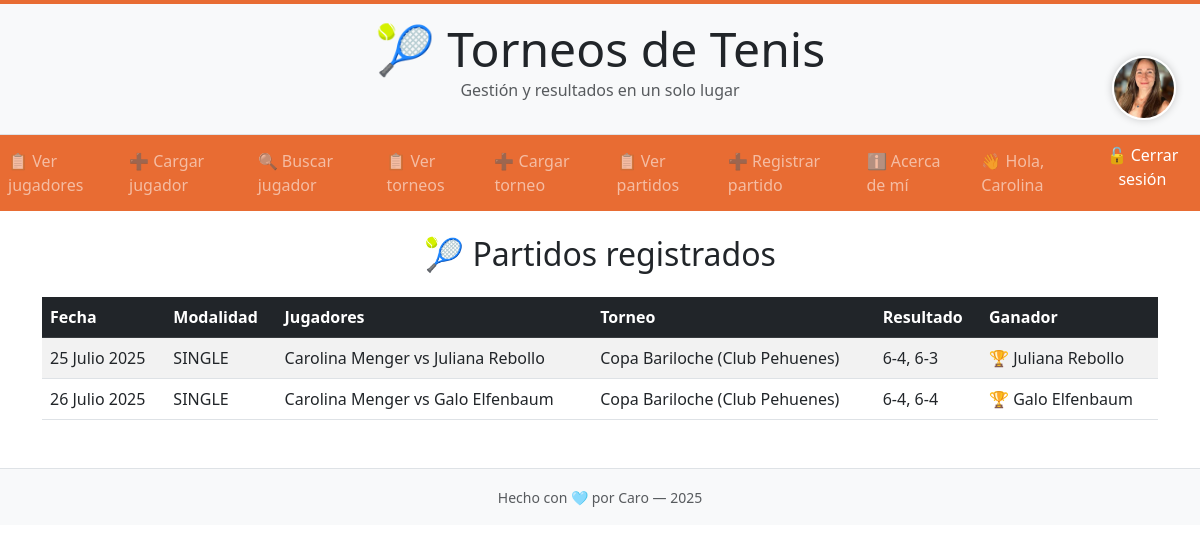
Before: /partidos/ (signed in) with the older database file.
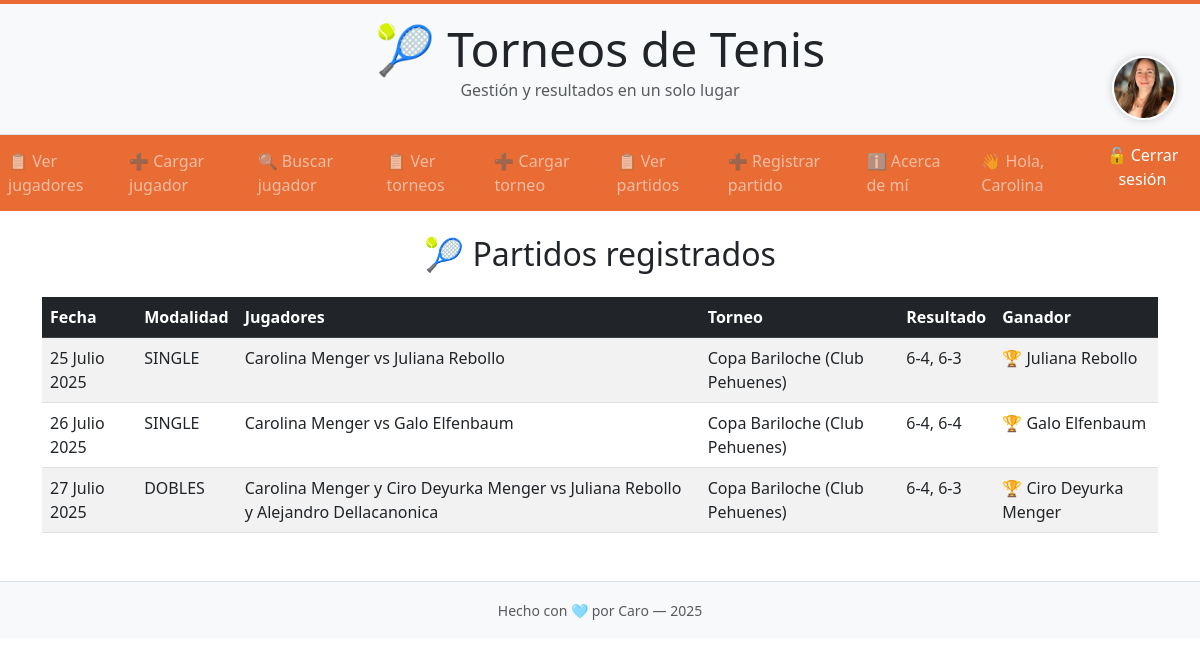
After: the same page with the newer database file.
### gestion/models.py (models this page shows, shortened)
class Perfil(models.Model):
    usuario = models.OneToOneField(User, on_delete=models.CASCADE)
    foto = models.ImageField(upload_to='avatars/', default='avatars/default.jpg')

class Partido(models.Model):
    MODALIDADES = [
        ('SINGLE', 'Single'),
        ('DOBLES', 'Dobles'),
    ]
    jugador1 = models.ForeignKey(Jugador, related_name='partidos_jugador1', on_delete=models.CASCADE)
    jugador2 = models.ForeignKey(Jugador, related_name='partidos_jugador2', on_delete=models.CASCADE)
    jugador3 = models.ForeignKey(Jugador, related_name='partidos_jugador3', on_delete=models.CASCADE, null=True, blank=True)
    jugador4 = models.ForeignKey(Jugador, related_name='partidos_jugador4', on_delete=models.CASCADE, null=True, blank=True)
    torneo = models.ForeignKey(Torneo, on_delete=models.CASCADE)
    modalidad = models.CharField(max_length=10, choices=MODALIDADES, default='SINGLE')
    resultado = models.CharField(max_length=100)  # ejemplo: "6-3, 4-6, 7-5"
    ganador = models.ForeignKey(Jugador, related_name='partidos_ganados', on_delete=models.SET_NULL, null=True, blank=True)
    fecha = models.DateField()

class Jugador(models.Model):
    nombre = models.CharField(max_length=100)
    apellido = models.CharField(max_length=100)
    fecha_nacimiento = models.DateField()
    ranking = models.IntegerField()
    pais = models.CharField(max_length=100, default="Argentina")
    def __str__(self):
        return f"{self.nombre} {self.apellido}"

class Torneo(models.Model):
    nombre = models.CharField(max_length=100)
    sede = models.CharField(max_length=100)
    fecha_inicio = models.DateField()
    fecha_fin = models.DateField(default=date(2025, 12, 31))
    pais = models.CharField(max_length=100, default="Argentina")
    def __str__(self):
        return f"{self.nombre} ({self.sede})"

### gestion/views.py (the view)
# urls.py: path('partidos/', PartidoList.as_view(), name='partido_lista'),
class PartidoList(ListView):
    model = Partido
    template_name = 'gestion/partido_list.html'
    context_object_name = 'partidos'

### gestion/templates/gestion/partido_list.html (shortened to what this page needs)
{% extends 'gestion/base.html' %}
{% block content %}
<h2 class="text-center mb-4">🎾 Partidos registrados</h2>
<table class="table table-striped table-hover">
  <thead class="table-dark">
    <tr>
      <th>Fecha</th>
      <th>Modalidad</th>
      <th>Jugadores</th>
      <th>Torneo</th>
      <th>Resultado</th>
      <th>Ganador</th>
    </tr>
  </thead>
  <tbody>
    {% for partido in partidos %}
    <tr>
      <td>{{ partido.fecha }}</td>
      <td>{{ partido.modalidad }}</td>
      <td>
        {% if partido.modalidad == "DOBLES" %}
          {{ partido.jugador1 }} y {{ partido.jugador3 }} vs {{ partido.jugador2 }} y {{ partido.jugador4 }}
        {% else %}
          {{ partido.jugador1 }} vs {{ partido.jugador2 }}
        {% endif %}
      </td>
      <td>{{ partido.torneo }}</td>
      <td>{{ partido.resultado }}</td>
      <td>
        {% if partido.ganador %}
          🏆 {{ partido.ganador }}
        {% else %}
          <span class="text-muted">Sin definir</span>
        {% endif %}
      </td>
    </tr>
    {% empty %}
    <tr>
      <td colspan="6" class="text-center text-muted">No hay partidos registrados todavía.</td>
    </tr>
    {% endfor %}
  </tbody>
</table>
{% endblock %}

### gestion/templates/gestion/base.html (shortened to what this page needs)
<!DOCTYPE html>
<html lang="es">
<head>
  <link href="https://cdn.jsdelivr.net/npm/bootstrap@5.3.0/dist/css/bootstrap.min.css" rel="stylesheet">
</head>
<body>
  <body>
  {% if user.is_authenticated and user.perfil.foto %}
  <div class="position-absolute" style="top: 56px; right: 24px;">
    <a href="{% url 'perfil' %}">
      <img src="{{ user.perfil.foto.url }}" class="avatar-perfil" alt="Foto de perfil">
    </a>
  </div>
{% endif %}
  <div class="bg-light text-center py-3 border-bottom">
    <h1 class="display-5 titulo-principal mb-0">🎾 Torneos de Tenis</h1>
    <p class="text-muted fs-6">Gestión y resultados en un solo lugar</p>
  </div>
  <nav class="navbar navbar-expand-lg navbar-dark" style="background-color: #e86c33;">
        <ul class="navbar-nav me-auto mb-2 mb-lg-0">
          <li class="nav-item"><a class="nav-link" href="{% url 'jugador_lista' %}">📋 Ver jugadores</a></li>
          <li class="nav-item"><a class="nav-link" href="{% url 'jugador_nuevo' %}">➕ Cargar jugador</a></li>
          <li class="nav-item"><a class="nav-link" href="{% url 'buscar_jugador' %}">🔍 Buscar jugador</a></li>
          <li class="nav-item"><a class="nav-link" href="{% url 'torneo_lista' %}">📋 Ver torneos</a></li>
          <li class="nav-item"><a class="nav-link" href="{% url 'torneo_nuevo' %}">➕ Cargar torneo</a></li>
          <li class="nav-item"><a class="nav-link" href="{% url 'partido_lista' %}">📋 Ver partidos</a></li>
          <li class="nav-item"><a class="nav-link" href="{% url 'partido_nuevo' %}">➕ Registrar partido</a></li>
          <li class="nav-item"><a class="nav-link" href="{% url 'about' %}">ℹ️ Acerca de mí</a></li>
        </ul>
        <ul class="navbar-nav ms-auto mb-2 mb-lg-0">
          {% if user.is_authenticated %}
        <li class="nav-item">
          <a class="nav-link" href="{% url 'perfil' %}">
          👋 Hola, {{ user.first_name|default:user.username }}
          </a>
        </li>
            <li class="nav-item">
              <form method="post" action="{% url 'logout' %}">
                <button type="submit" class="nav-link btn btn-link text-white p-0" style="text-decoration: none;">
                  🔓 Cerrar sesión
                </button>
              </form>
            </li>
          {% endif %}
        </ul>
  </nav>
  <div class="container mt-4">
    {% block content %}
    {% endblock %}
  </div>
  <footer class="bg-light text-center py-3 border-top mt-5">
    <small class="text-muted">Hecho con 🩵 por Caro — {% now "Y" %}</small>
  </footer>
</body>
</html>

### gestion/templates/gestion/base.html (style rules this page uses)
.navbar-nav .nav-item { margin-right: 10px; }
.nav-link { padding-top: 6px; padding-bottom: 6px; }
.avatar-perfil { width: 64px; height: 64px; object-fit: cover; border-radius: 50%; box-shadow: 0 0 8px rgba(0, 0, 0, 0.2); border: 2px solid white; transition: transform 0.3s ease; }

Changed rows visible on the page:
added Partido: fecha "27 Julio 2025", modalidad "DOBLES", jugador1 "Carolina Menger", jugador3 "Ciro Deyurka Menger", jugador2 "Juliana Rebollo", jugador4 "Alejandro Dellacanonica", torneo "Copa Bariloche (Club Pehuenes)", resultado "6-4, 6-3", ganador "Ciro Deyurka Menger"
